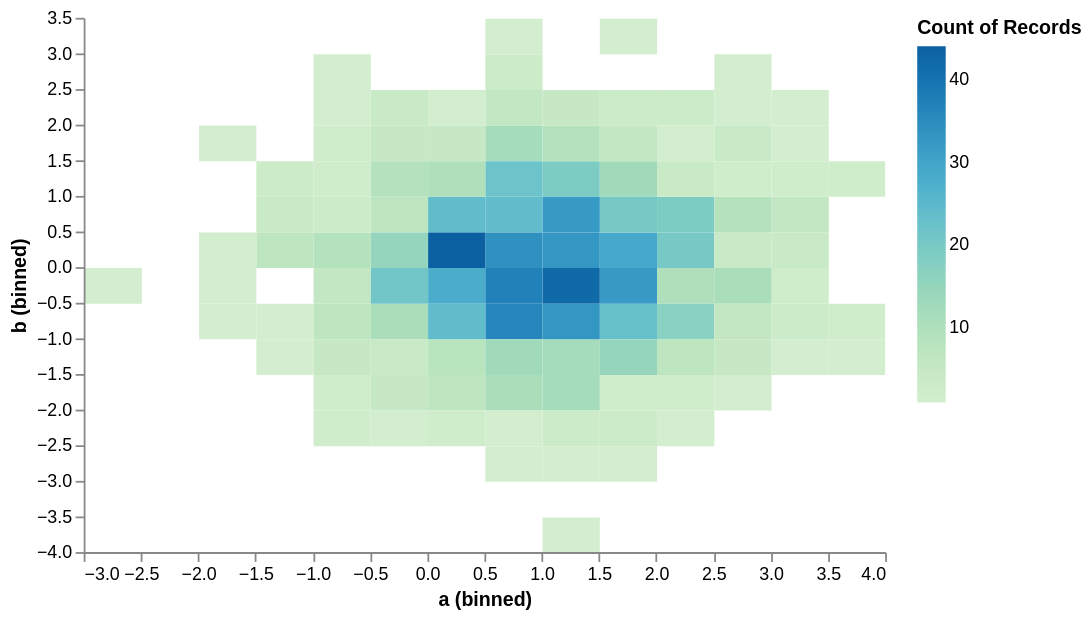

Write a Vega-Lite specification for this figure.
### Vega-Lite specification from a JSON file in a GitHub repository (floating-point values rounded to 4 significant figures; data arrays with more than 128 entries replaced by an {"elided": "..."} marker saying what was removed)
{"mark": "rect", "encoding": {"x": {"field": "a", "bin": {"maxbins": 20}, "type": "quantitative"}, "y": {"field": "b", "bin": {"maxbins": 20}, "type": "quantitative"}, "color": {"aggregate": "count", "type": "quantitative"}}, "config": {"range": {"heatmap": {"scheme": "greenblue"}}, "view": {"stroke": "transparent"}}, "$schema": "https://vega.github.io/schema/vega-lite/v2.json", "width": 450, "height": 300, "selection": {"grid": {"type": "interval", "bind": "scales"}}, "data": {"values": {"elided": "1000 records"}}}
